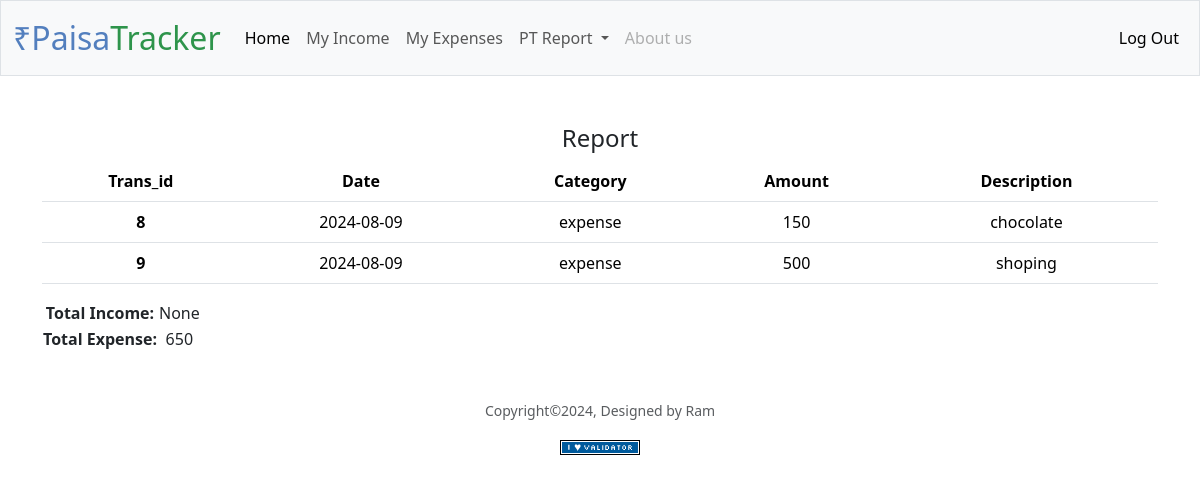
Page /report?type=last_7_days (signed in) on the earlier database version.
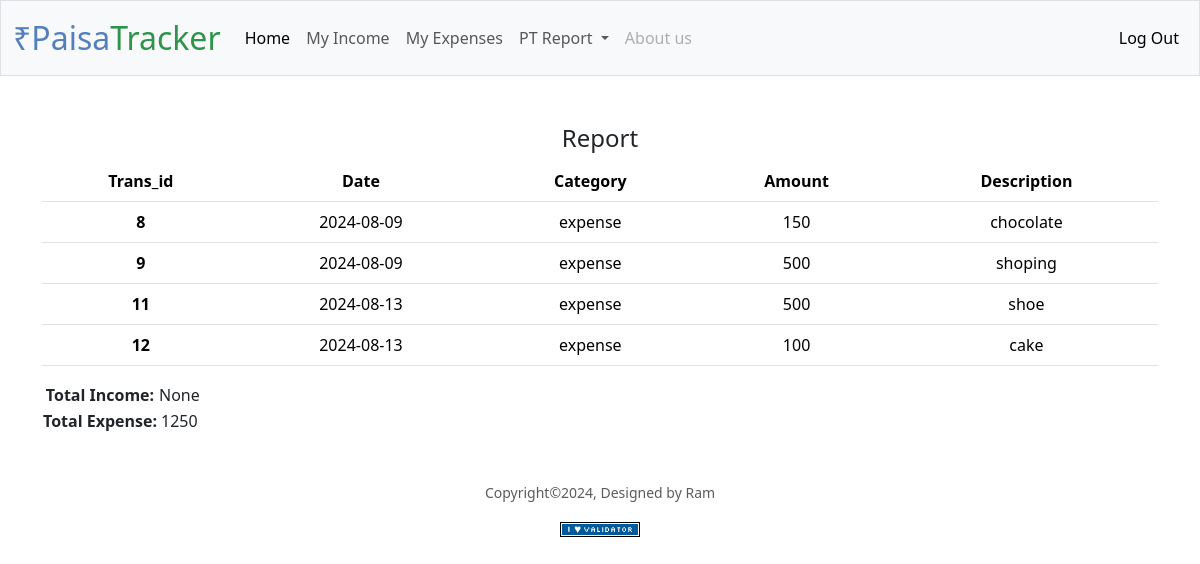
Same page on the later database version.
### tables this page shows
CREATE TABLE expenses (
    expense_id INTEGER PRIMARY KEY ,
    user_id INT,
    amount DECIMAL(10,2),
    category VARCHAR(50),
    description TEXT,
    date DATE,
    FOREIGN KEY (user_id) REFERENCES users(id)
);

### app.py (the view, shortened to what this page needs)
@app.route("/report")
@login_required
def report():
    report_type = request.args.get('type')
    if report_type == 'last_7_days':
        query = db.execute("SELECT * FROM expenses WHERE date >= date('now','-7 days') AND user_id=?", session["user_id"])
        income = db.execute("SELECT SUM(amount) FROM expenses WHERE date >= date('now','-7 days') AND category='income'AND user_id=?", session["user_id"])
        expense = db.execute("SELECT SUM(amount) FROM expenses WHERE date >= date('now','-7 days') AND category='expense'AND user_id=?", session["user_id"])
    inc = income[0]
    print(inc['SUM(amount)'])
    return render_template("report.html", data=query, income=income[0]['SUM(amount)'], expenses=expense[0]["SUM(amount)"])

### app.py (called while the page is built)
@app.after_request
def after_request(response):
    response.headers["Cache-Control"] = "no-cache, no-store, must-revalidate"
    response.headers["Expires"] = 0
    response.headers["Pragma"] = "no-cache"
    return response

### helpers.py (called while the page is built)
def login_required(f):
    @wraps(f)
    def decorated_function(*args, **kwargs):
        if session.get("user_id") is None:
            return redirect("/login")
        return f(*args, **kwargs)
    return decorated_function

### templates/report.html (shortened to what this page needs)
{% extends "layout.html" %}
{% block main %}
<table class="table">
  <tcaption><h4>Report</h4><tcaption>
  <thead>
    <tr>
      <th scope="col">Trans_id</th>
      <th scope="col">Date</th>
      <th scope="col">Category</th>
      <th scope="col">Amount</th>
      <th scope="col">Description</th>
    </tr>
  </thead>
  <tbody>
    {% for row in data %}
      <tr>
        <th scope="row">{{row.expense_id}}</th>
        <td>{{row.date}}</td>
        <td>{{row.category}}</td>
        <td>{{row.amount}}</td>
        <td>{{row.description}}</td>
      </tr>
    {% endfor %}
  </tbody>
</table>
<table>
<tfoot>
  <tr>
    <td colspan="3"><strong>Total Income:</strong></td>
    <td>{{ income }}</td>
    <td></td>
  </tr>
  <tr>
    <td colspan="3"><strong>Total Expense:</strong></td>
    <td>{{ expenses}}</td>
    <td></td>
  </tr>
</tfoot>
</table>
{% endblock %}

Differences in the rows shown:
added expenses: expense_id "11", date "2024-08-13", category "expense", amount "500", description "shoe"
added expenses: expense_id "12", date "2024-08-13", category "expense", amount "100", description "cake"
Other differences:
{{ expenses }}: "650" → "1250"
